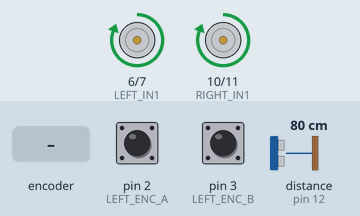
The sketch below on a simulated Arduino Uno, built with avr-gcc and run on an emulated ATmega328P. On the bench: motor-driver pin pairs drawn as motors (green arrow = first pin HIGH = forward, orange = second pin HIGH = backward, longer = more drive, scaled by the enable pin). Wiring (inferred from the names in the program): ultrasonic range finder: trigger pin 8; echo pin 12. The test bench sets the inputs (shaded band); at power-on: distance to the obstacle (sensor on pin 12) 80 cm, pin 2 (LEFT_ENC_A) HIGH, pin 3 (LEFT_ENC_B) HIGH. The echo pulse lasts 58.3 µs per cm; what the sketch prints to the serial monitor is not drawn.

Above: at 1.2 s.
1.3 s: distance to the obstacle (sensor on pin 12) set to 2 cm
At 2.05 s:
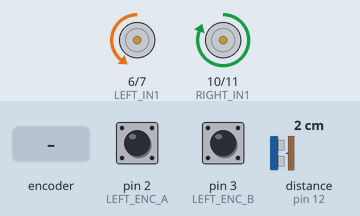
At 4.2 s:
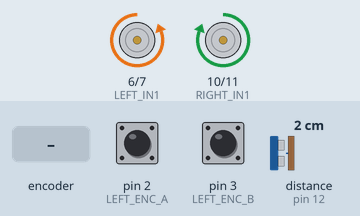
4.3 s: distance to the obstacle (sensor on pin 12) set to 24 cm
5.8 s: distance to the obstacle (sensor on pin 12) set to 29 cm
7.6 s: distance to the obstacle (sensor on pin 12) set to 4 cm
At 7.75 s:
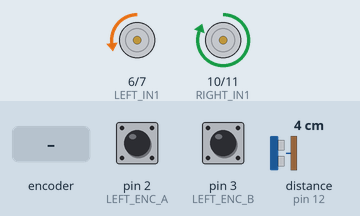
10.6 s: rotary encoder on pin 2 (LEFT_ENC_A) / pin 3 (LEFT_ENC_B) turned 3 steps (first pin leading)
At 12.2 s:
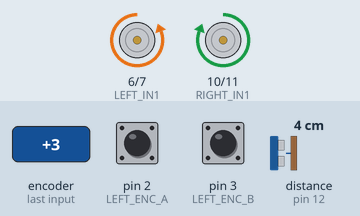
12.7 s: distance to the obstacle (sensor on pin 12) set to 35 cm
Timing chart, 0 to 15.5 s (numbered marks = the images above; inputs shaded):
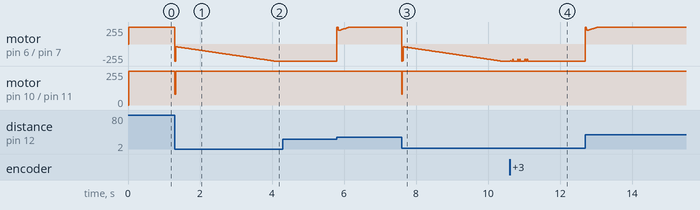

The sketch:

diff_drive_base.ino
```cpp
/*
 * Project 02 — Differential Drive Base with Dual PID Speed Control
 * Supports both line-following and obstacle-avoidance layers.
 *
 * This sketch provides:
 *  - Independent left/right velocity PID
 *  - Simple differential drive kinematics (v, omega → left/right speed)
 *  - Placeholder hooks for IR array or ultrasonic logic
 *
 * Wiring notes are in the project README.
 */

#include <Arduino.h>

// ===================== PIN CONFIG (Arduino Uno example) =====================
const int LEFT_PWM  = 5;
const int LEFT_IN1  = 6;
const int LEFT_IN2  = 7;
const int RIGHT_PWM = 9;
const int RIGHT_IN1 = 10;
const int RIGHT_IN2 = 11;

const int LEFT_ENC_A  = 2;
const int LEFT_ENC_B  = 3;
const int RIGHT_ENC_A = 18;   // change for Uno if needed (use software)
const int RIGHT_ENC_B = 19;

// IR array pins (A0–A4) or ultrasonic
const int IR_PINS[5] = {A0, A1, A2, A3, A4};
const int TRIG_PIN = 8;
const int ECHO_PIN = 12;

// ===================== PARAMETERS =====================
const float COUNTS_PER_REV = 440.0;
const float WHEEL_RADIUS   = 0.032;   // m
const float WHEEL_BASE     = 0.15;    // m distance between wheels

// PID gains for speed (counts per second)
float Kp_s = 0.8, Ki_s = 0.4, Kd_s = 0.02;

// ===================== STATE =====================
volatile long leftCount = 0, rightCount = 0;
float leftIntegral = 0, rightIntegral = 0;
float leftPrevErr = 0, rightPrevErr = 0;
float leftSpeedSet = 0, rightSpeedSet = 0;   // counts/s

unsigned long lastControlMs = 0;
const float DT = 0.02;

// ===================== ENCODER ISRs =====================
void leftEncISR() {
  if (digitalRead(LEFT_ENC_A) == digitalRead(LEFT_ENC_B)) leftCount--;
  else leftCount++;
}
void rightEncISR() {
  if (digitalRead(RIGHT_ENC_A) == digitalRead(RIGHT_ENC_B)) rightCount--;
  else rightCount++;
}

// ===================== MOTOR HELPERS =====================
void setLeftMotor(float cmd) {
  int pwm = constrain((int)abs(cmd), 0, 255);
  if (cmd >= 0) { digitalWrite(LEFT_IN1, HIGH); digitalWrite(LEFT_IN2, LOW); }
  else          { digitalWrite(LEFT_IN1, LOW);  digitalWrite(LEFT_IN2, HIGH); }
  analogWrite(LEFT_PWM, pwm);
}
void setRightMotor(float cmd) {
  int pwm = constrain((int)abs(cmd), 0, 255);
  if (cmd >= 0) { digitalWrite(RIGHT_IN1, HIGH); digitalWrite(RIGHT_IN2, LOW); }
  else          { digitalWrite(RIGHT_IN1, LOW);  digitalWrite(RIGHT_IN2, HIGH); }
  analogWrite(RIGHT_PWM, pwm);
}

// Convert linear velocity (m/s) and angular velocity (rad/s) to wheel speeds
void setVelocity(float v, float omega) {
  float leftV  = v - omega * WHEEL_BASE / 2.0;
  float rightV = v + omega * WHEEL_BASE / 2.0;
  // convert m/s → counts/s
  float cps_per_mps = COUNTS_PER_REV / (2.0 * PI * WHEEL_RADIUS);
  leftSpeedSet  = leftV  * cps_per_mps;
  rightSpeedSet = rightV * cps_per_mps;
}

// ===================== SIMPLE SENSOR READERS =====================
float readUltrasonic() {
  digitalWrite(TRIG_PIN, LOW);  delayMicroseconds(2);
  digitalWrite(TRIG_PIN, HIGH); delayMicroseconds(10);
  digitalWrite(TRIG_PIN, LOW);
  long us = pulseIn(ECHO_PIN, HIGH, 30000);
  return us * 0.0343 / 2.0;   // cm
}

int readIRArray(int values[5]) {
  int sum = 0, weighted = 0;
  for (int i = 0; i < 5; i++) {
    values[i] = analogRead(IR_PINS[i]);
    // assume lower reading = on line (adjust threshold for your sensors)
    if (values[i] < 500) {
      sum += 1;
      weighted += (i - 2) * 100;   // -200 … +200
    }
  }
  if (sum == 0) return 0;          // lost line
  return weighted / sum;
}

// ===================== SETUP =====================
void setup() {
  Serial.begin(115200);

  pinMode(LEFT_IN1, OUTPUT); pinMode(LEFT_IN2, OUTPUT);
  pinMode(RIGHT_IN1, OUTPUT); pinMode(RIGHT_IN2, OUTPUT);
  pinMode(LEFT_ENC_A, INPUT_PULLUP); pinMode(LEFT_ENC_B, INPUT_PULLUP);
  pinMode(RIGHT_ENC_A, INPUT_PULLUP); pinMode(RIGHT_ENC_B, INPUT_PULLUP);
  pinMode(TRIG_PIN, OUTPUT); pinMode(ECHO_PIN, INPUT);

  attachInterrupt(digitalPinToInterrupt(LEFT_ENC_A), leftEncISR, CHANGE);
  // For Uno you may need PinChangeInterrupt library for right encoder

  lastControlMs = millis();
  Serial.println("Differential drive base ready");
}

// ===================== MAIN LOOP =====================
void loop() {
  unsigned long now = millis();
  if (now - lastControlMs < (unsigned long)(DT * 1000)) return;
  lastControlMs = now;

  // --- Example behaviour selection ---
  // Uncomment one of the following blocks

  // 1. Open-loop straight line
  // setVelocity(0.15, 0.0);

  // 2. Simple obstacle avoidance
  float dist = readUltrasonic();
  if (dist < 25.0 && dist > 0.5) {
    setVelocity(0.0, 1.2);          // turn in place
  } else {
    setVelocity(0.18, 0.0);         // go forward
  }

  // 3. Line following (basic)
  /*
  int ir[5];
  int headingError = readIRArray(ir);
  float omega = -0.008 * headingError;   // tune this gain
  setVelocity(0.12, omega);
  */

  // --- Speed PID for each wheel ---
  static long prevLeft = 0, prevRight = 0;
  long curLeft = leftCount, curRight = rightCount;
  float leftSpeed  = (curLeft  - prevLeft)  / DT;
  float rightSpeed = (curRight - prevRight) / DT;
  prevLeft = curLeft; prevRight = curRight;

  // Left PID
  float lErr = leftSpeedSet - leftSpeed;
  leftIntegral += lErr * DT;
  leftIntegral = constrain(leftIntegral, -300, 300);
  float lDer = (lErr - leftPrevErr) / DT;
  float lOut = Kp_s * lErr + Ki_s * leftIntegral + Kd_s * lDer;
  leftPrevErr = lErr;
  setLeftMotor(lOut);

  // Right PID
  float rErr = rightSpeedSet - rightSpeed;
  rightIntegral += rErr * DT;
  rightIntegral = constrain(rightIntegral, -300, 300);
  float rDer = (rErr - rightPrevErr) / DT;
  float rOut = Kp_s * rErr + Ki_s * rightIntegral + Kd_s * rDer;
  rightPrevErr = rErr;
  setRightMotor(rOut);

  // Optional logging
  // Serial.print(leftSpeed); Serial.print(','); Serial.println(rightSpeed);
}
```

Measured:
- after the input at 1.3 s, motor on pin 10 (RIGHT_IN1) / pin 11 (RIGHT_IN2): forward 255/255 → forward 80/255 at once, → forward 255/255 0.02 s later
- after the input at 4.3 s, every drawn part: stays the same
- after the input at 7.6 s, motor on pin 10 (RIGHT_IN1) / pin 11 (RIGHT_IN2): forward 255/255 → forward 80/255 at once, → forward 255/255 0.02 s later
- after the input at 10.6 s, motor on pin 6 (LEFT_IN1) / pin 7 (LEFT_IN2): backward 255/255 → backward 253/255 at once, then repeats every 0.20 s: backward 255/255 0.04 s, backward 227/255 0.02 s, backward 255/255 0.12 s, backward 227/255 0.02 s, until it stays backward 255/255 from 11.1 s
